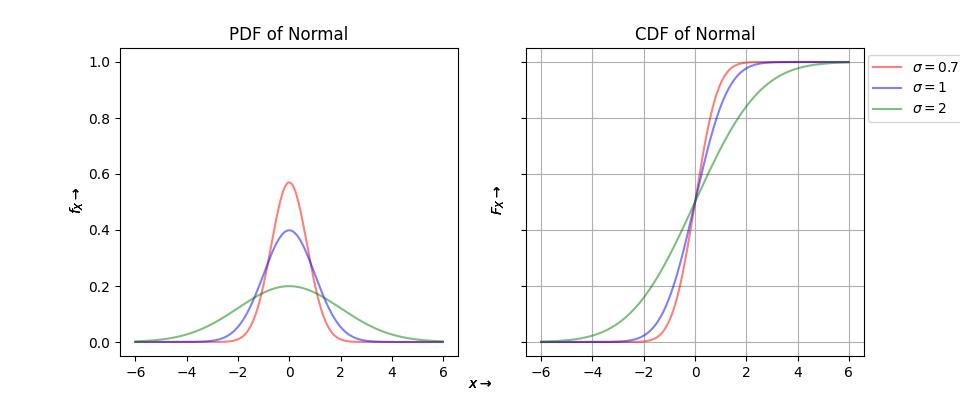

This chart was generated by the following Python code:
import matplotlib.pyplot as plt
import numpy as np
from scipy.stats import norm

fig, ax = plt.subplots(1,2,figsize=(4.8*2,4), sharey=True)

a = 0
b = [0.7, 1, 2]
x = np.arange(a-3*max(b), a+3*max(b), 0.01)
cols = ['r', 'b', 'g']

for i in range(len(b)):
    rv = norm(a, b[i])
    ax[0].plot(x, rv.pdf(x), alpha=0.5, color=cols[i], label='$\sigma={}$'.format(b[i]))
    ax[1].plot(x, rv.cdf(x), alpha=0.5, color=cols[i])
    ax[0].set_title('PDF of Normal')
    ax[1].set_title('CDF of Normal')
    ax[1].grid()
    ax[0].legend(bbox_to_anchor=(2.19, 1.0), loc='upper left')

    fig.text(0.5, 0.04, r'$x\rightarrow$', ha='center', va='center')
    fig.text(0.08, 0.5, r'$f_X\rightarrow$', ha='center', va='center', rotation='vertical')
    fig.text(0.52, 0.5, r'$F_X\rightarrow$', ha='center', va='center', rotation='vertical')

plt.savefig("Python projects/visualization of probability distributions/Normal_distribution.jpg")
plt.show()